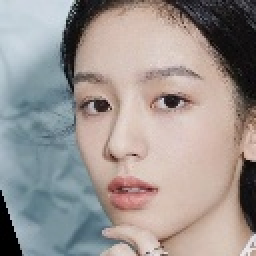
//> input picture images/aimg.jpg, 128 x 128 px (shown 2 times larger)
$ ./sample_task_bench_formats ../../images/aimg.jpg 3   (built with g++ and OpenCV 4)
//> lines starting //> are read from the running program, lines starting //| are printed output that depends on the picture
#include <inspirecv/task/legacy.h>
#include <opencv2/opencv.hpp>
#include <chrono>
#include <cstdio>
#include <vector>
#include <cmath>
#include <cstdlib>

#if defined(_WIN32)
#include <malloc.h>
#endif

#if !defined(INSPIRECV_BACKEND_OPENCV) && !defined(INSPIRECV_BACKEND_OKCV_USE_OPENCV)
#error "This sample requires OpenCV enabled (INSPIRECV_BACKEND_OPENCV or INSPIRECV_BACKEND_OKCV_USE_OPENCV)"
#endif

using namespace inspirecv::task;

static cv::Mat toNV21(const cv::Mat& bgr) {
    cv::Mat yuv;
#ifdef CV_COLOR_BGR2YUV_NV21
    cv::cvtColor(bgr, yuv, cv::COLOR_BGR2YUV_NV21);
    return yuv;
#else
    cv::cvtColor(bgr, yuv, cv::COLOR_BGR2YUV_I420);
    int H = bgr.rows, W = bgr.cols;
    const uint8_t* src = yuv.data;
    cv::Mat out(H + H/2, W, CV_8UC1);
    std::memcpy(out.data, src, W*H);
    const uint8_t* U = src + W*H;
    const uint8_t* V = U + (W/2)*(H/2);
    uint8_t* VU = out.data + W*H;
    for (int r=0;r<H/2;++r){ for (int c=0;c<W/2;++c){ VU[r*W + 2*c + 0] = V[r*(W/2)+c]; VU[r*W + 2*c + 1] = U[r*(W/2)+c]; }}
    return out;
#endif
}

static cv::Mat toNV12(const cv::Mat& bgr) {
    cv::Mat yuv;
#ifdef CV_COLOR_BGR2YUV_NV12
    cv::cvtColor(bgr, yuv, cv::COLOR_BGR2YUV_NV12);
    return yuv;
#else
    cv::cvtColor(bgr, yuv, cv::COLOR_BGR2YUV_I420);
    int H = bgr.rows, W = bgr.cols;
    const uint8_t* src = yuv.data;
    cv::Mat out(H + H/2, W, CV_8UC1);
    std::memcpy(out.data, src, W*H);
    const uint8_t* U = src + W*H;
    const uint8_t* V = U + (W/2)*(H/2);
    uint8_t* UV = out.data + W*H;
    for (int r=0;r<H/2;++r){ for (int c=0;c<W/2;++c){ UV[r*W + 2*c + 0] = U[r*(W/2)+c]; UV[r*W + 2*c + 1] = V[r*(W/2)+c]; }}
    return out;
#endif
}

static cv::Mat toI420(const cv::Mat& bgr) { cv::Mat yuv; cv::cvtColor(bgr, yuv, cv::COLOR_BGR2YUV_I420); return yuv; }

struct Case { const char* name; StreamFormat srcFmt; const uint8_t* src; int iw, ih; int stride; };

struct AlignedBuf {
    uint8_t* ptr{nullptr}; size_t size{0};
    // [22 lines left out: functions alloc, free, not called in this run]
    ~AlignedBuf(){ free(); }
};

// [32 lines left out: functions benchCase, benchCaseAffine, not called in this run]

int main(int argc, char** argv) {
    const char* path = "../woman.png";
    if (argc > 1) path = argv[1];
    int loops = 1000;
    if (argc > 2) loops = std::max(1, atoi(argv[2]));

    cv::Mat bgr = cv::imread(path, cv::IMREAD_COLOR);
//> bgr is the input picture: 128 rows x 128 cols, CV_8UC3; mean B, G, R 146.2, 149.2, 156.8
    if (bgr.empty()) { std::printf("Failed to read %s\n", path); return 1; }
    if (bgr.cols % 2 || bgr.rows % 2) bgr = bgr(cv::Rect(0,0,bgr.cols & ~1, bgr.rows & ~1)).clone();
    int W=bgr.cols, H=bgr.rows;
//> W = 128; H = 128

    cv::Mat rgb, bgra, gray;
    cv::cvtColor(bgr, rgb,  cv::COLOR_BGR2RGB);
    cv::cvtColor(bgr, bgra, cv::COLOR_BGR2BGRA);
    cv::cvtColor(bgr, gray, cv::COLOR_BGR2GRAY);
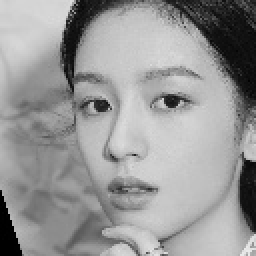
//> gray: 128 rows x 128 cols, CV_8UC1 (shown 2 times larger); min 0, max 234, mean 151.1
    auto nv21 = toNV21(bgr);
//> in toNV21, `cv::cvtColor(bgr, yuv, cv::COLOR_BGR2YUV_I420);`:
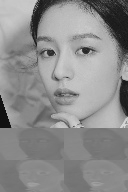
//> yuv: 192 rows x 128 cols, CV_8UC1; min 16, max 217, mean 140.1
//> in toNV21, `std::memcpy(out.data, src, W*H);`:
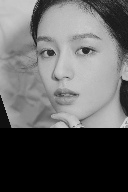
//> out: 192 rows x 128 cols, CV_8UC1; min 0, max 217, mean 97.2
//> after the loop in toNV21, `for (int r=0;r<H/2;++r){ for (int c=0;c<W/2;++c){ VU[r*W + 2*c + 0] = ..`:
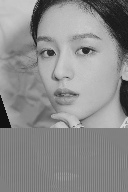
//> out: 192 rows x 128 cols, CV_8UC1; min 16, max 217, mean 140.1
    auto nv12 = toNV12(bgr);
//> after the loop in toNV12, `for (int r=0;r<H/2;++r){ for (int c=0;c<W/2;++c){ UV[r*W + 2*c + 0] = ..`:
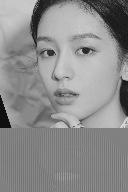
//> out: 192 rows x 128 cols, CV_8UC1; min 16, max 217, mean 140.1
    auto i420 = toI420(bgr);

//> (the run ends here: the program needs code that is not available in this run, at `std::vector<Case> cases =`)

$ run again, on images/kun.jpg
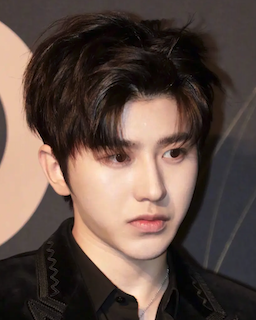
//> input picture images/kun.jpg, 256 x 320 px
//> bgr is the input picture: 320 rows x 256 cols, CV_8UC3; mean B, G, R 69.1, 77.3, 95.5
//> `cv::cvtColor(bgr, gray, cv::COLOR_BGR2GRAY);`:
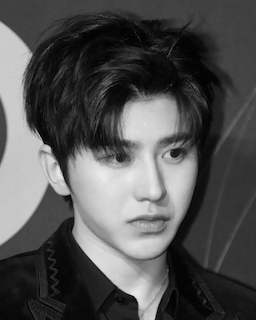
//> gray: 320 rows x 256 cols, CV_8UC1; min 0, max 235, mean 81.8
//> after the loop in toNV12, `for (int r=0;r<H/2;++r){ for (int c=0;c<W/2;++c){ UV[r*W + 2*c + 0] = ..`:
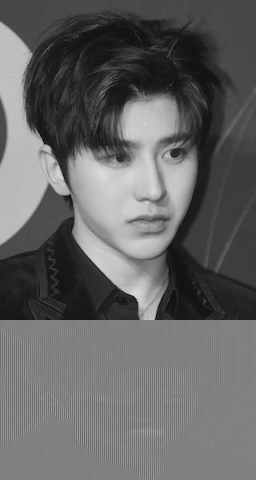
//> out: 480 rows x 256 cols, CV_8UC1; min 16, max 218, mean 100.6
